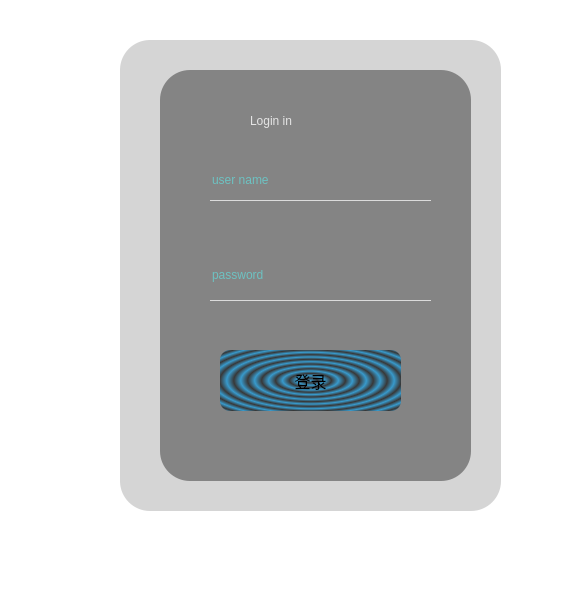
<?xml version="1.0" encoding="UTF-8"?>
<ui version="4.0">
 <class>MainWindow</class>
 <widget class="QMainWindow" name="MainWindow">
  <property name="geometry">
   <rect>
    <x>0</x>
    <y>0</y>
    <width>562</width>
    <height>600</height>
   </rect>
  </property>
  <property name="windowTitle">
   <string>MainWindow</string>
  </property>
  <property name="styleSheet">
   <string notr="true">*{
	
	
	background-color: rgb(255, 255, 255);
}
QFrame#frame{
	border-radius:30px;
	border-image: url(:/images/21.jpg);
	
}
#frame_2
{
	border-radius:30px;	
	background-color: rgba(166, 166, 166, 120);

}

QLabel#label{
	border-radius:30px;
	background-color: rgba(98, 98, 98, 180);
}
#label_2{
	background:transparent;
	font:15px&quot;等线&quot;;
	color:rgba(255,255,255,200);
}
QLineEdit{
	background:transparent;
	border:none;
	border-bottom: 1px solid rgba(255,255,255,180);
	
	font: 16pt &quot;等线&quot;;
	color: rgba(85, 255, 255);
}
QPushButton{
	border-radius:10px;
	font: 16px;	
	background-color: qradialgradient(spread:repeat, cx:0.5, cy:0.5, radius:0.077, fx:0.5, fy:0.5, stop:0 rgba(0, 169, 255, 147), stop:0.497326 rgba(0, 0, 0, 147), stop:1 rgba(0, 169, 255, 147));
	
}

QPushButton:hover{
	border-radius:10px;
	font: 16px;	
	
	background-color: qlineargradient(spread:pad, x1:0, y1:0, x2:0, y2:1, stop:0 rgba(0, 0, 0, 255), stop:0.33 rgba(0, 0, 0, 255), stop:0.34 rgba(255, 30, 30, 255), stop:0.66 rgba(255, 0, 0, 255), stop:0.67 rgba(255, 255, 0, 255), stop:1 rgba(255, 255, 0, 255));
	
}
QPushButton:perssed{
	border-radius:10px;
	font: 16px;	
	
	background-color: qconicalgradient(cx:0.5, cy:0.5, angle:0, stop:0 rgba(255, 255, 255, 255), stop:0.373979 rgba(255, 255, 255, 255), stop:0.373991 rgba(33, 30, 255, 255), stop:0.624018 rgba(33, 30, 255, 255), stop:0.624043 rgba(255, 0, 0, 255), stop:1 rgba(255, 0, 0, 255));
	
}
</string>
  </property>
  <widget class="QWidget" name="centralwidget">
   <widget class="QFrame" name="frame">
    <property name="geometry">
     <rect>
      <x>120</x>
      <y>40</y>
      <width>381</width>
      <height>471</height>
     </rect>
    </property>
    <property name="frameShape">
     <enum>QFrame::StyledPanel</enum>
    </property>
    <property name="frameShadow">
     <enum>QFrame::Raised</enum>
    </property>
    <widget class="QFrame" name="frame_2">
     <property name="geometry">
      <rect>
       <x>0</x>
       <y>0</y>
       <width>381</width>
       <height>471</height>
      </rect>
     </property>
     <property name="frameShape">
      <enum>QFrame::StyledPanel</enum>
     </property>
     <property name="frameShadow">
      <enum>QFrame::Raised</enum>
     </property>
     <widget class="QLabel" name="label">
      <property name="geometry">
       <rect>
        <x>40</x>
        <y>30</y>
        <width>311</width>
        <height>411</height>
       </rect>
      </property>
      <property name="text">
       <string/>
      </property>
     </widget>
     <widget class="QLabel" name="label_2">
      <property name="geometry">
       <rect>
        <x>130</x>
        <y>60</y>
        <width>141</width>
        <height>41</height>
       </rect>
      </property>
      <property name="text">
       <string>Login in</string>
      </property>
     </widget>
     <widget class="QLineEdit" name="lineEdit">
      <property name="geometry">
       <rect>
        <x>90</x>
        <y>120</y>
        <width>221</width>
        <height>41</height>
       </rect>
      </property>
      <property name="placeholderText">
       <string>user name</string>
      </property>
     </widget>
     <widget class="QLineEdit" name="lineEdit_2">
      <property name="geometry">
       <rect>
        <x>90</x>
        <y>210</y>
        <width>221</width>
        <height>51</height>
       </rect>
      </property>
      <property name="echoMode">
       <enum>QLineEdit::Password</enum>
      </property>
      <property name="placeholderText">
       <string>password</string>
      </property>
     </widget>
     <widget class="QPushButton" name="pushButton">
      <property name="geometry">
       <rect>
        <x>100</x>
        <y>310</y>
        <width>181</width>
        <height>61</height>
       </rect>
      </property>
      <property name="text">
       <string>登录</string>
      </property>
     </widget>
    </widget>
   </widget>
  </widget>
  <widget class="QMenuBar" name="menubar">
   <property name="geometry">
    <rect>
     <x>0</x>
     <y>0</y>
     <width>562</width>
     <height>23</height>
    </rect>
   </property>
  </widget>
  <widget class="QStatusBar" name="statusbar"/>
 </widget>
 <resources/>
 <connections/>
</ui>
